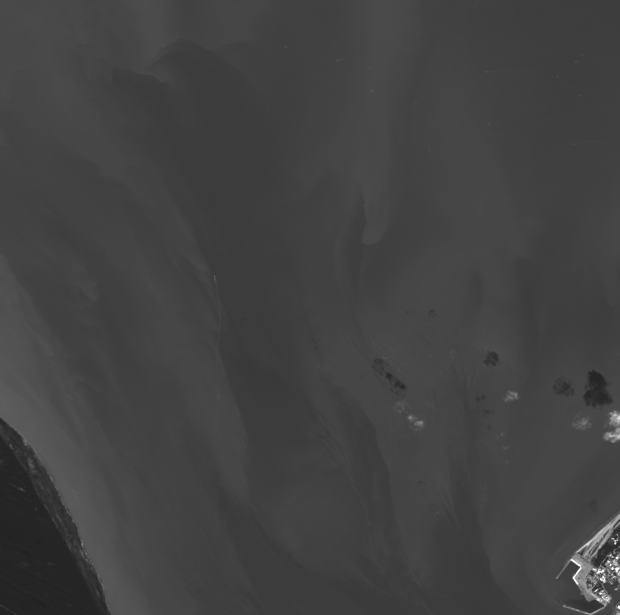
#> input picture ai-scientist/rslearn_projects/ai2_docs/landsat_vessels/images/missed_vessels_B8.png, 620 x 615 px, given in place of image.png, which was not available
$ python rslearn_to_multisat.py
#> lines starting #> are read from the running program, lines starting #| are printed output that depends on the picture; pictures that were not available may be replaced by others from this repository, and a replacement may not be noted
"""Create a custom dataset without labels for the downloaded Landsat images."""

import json
import os

import numpy as np
from PIL import Image

in_dir = "/data/favyenb/rslearn_landsat_inference_tmp/windows/default/"
out_dir = "/data/favyenb/rslearn_landsat_inference_tmp/multisat/landsat_vessels/"
split_fname = "/data/favyenb/rslearn_landsat_inference_tmp/multisat/split.json"
bands = ["B2", "B3", "B4", "B5", "B6", "B7", "B8"]

example_ids = []

for window_id in os.listdir(in_dir):
    for band in bands:
        im = np.array(
            Image.open(
                os.path.join(in_dir, window_id, "layers", "landsat", band, "image.png")
            )
        )
#> im is the input picture: shape (615, 620, 4); mean R, G, B, A 66.2, 66.2, 66.2, 255
        if band != "B8":
            im = im.repeat(repeats=2, axis=0).repeat(repeats=2, axis=1)
#> im: shape (1230, 1240, 4)

        for col in range(0, im.shape[1], 512):
            for row in range(0, im.shape[0], 512):
                example_id = f"{window_id}_{col}_{row}"
                crop = im[row : row + 512, col : col + 512]
                cur_img_dir = os.path.join(out_dir, example_id, "images", "x")
                os.makedirs(cur_img_dir, exist_ok=True)
                Image.fromarray(crop).save(
                    os.path.join(cur_img_dir, band.lower() + ".png")
                )
                example_ids.append(example_id)
#> this loop made 3 passes
#> pass 1, `Image.fromarray(crop).save( os.path.join(cur_img_dir, band.lower() + "..`:
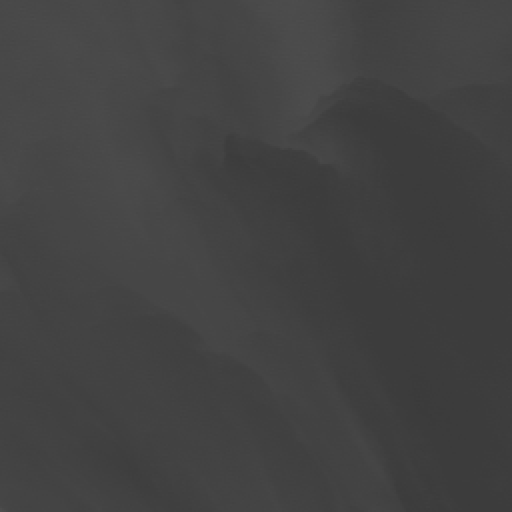
#> saved as b2.png: PIL image 512x512 RGBA; mean R, G, B, A 66.2, 66.2, 66.2, 255
#> pass 1, `Image.fromarray(crop).save( os.path.join(cur_img_dir, band.lower() + "..`:
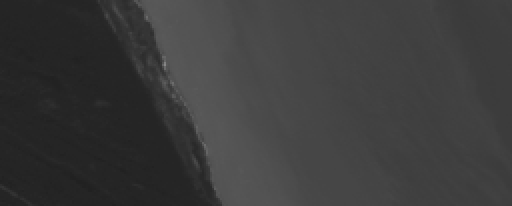
#> saved as b2.png: PIL image 512x206 RGBA; mean R, G, B, A 59.3, 59.3, 59.3, 255
#> after the loop:
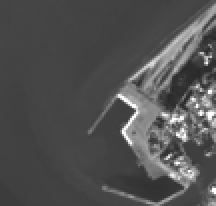
#> crop: shape (206, 216, 4); mean R, G, B, A 81.5, 81.5, 81.5, 255
#> after the loop, example_ids = 9 items, first 6: 'missed_vessels_B8.png_0_0', 'missed_vessels_B8.png_0_512', 'missed_vessels_B8.png_0_1024', 'missed_vessels_B8.png_512_0', 'missed_vessels_B8.png_512_512', 'missed_vessels_B8.png_512_1024'
#> (the run stopped early here; a loop or call above may not have finished)
